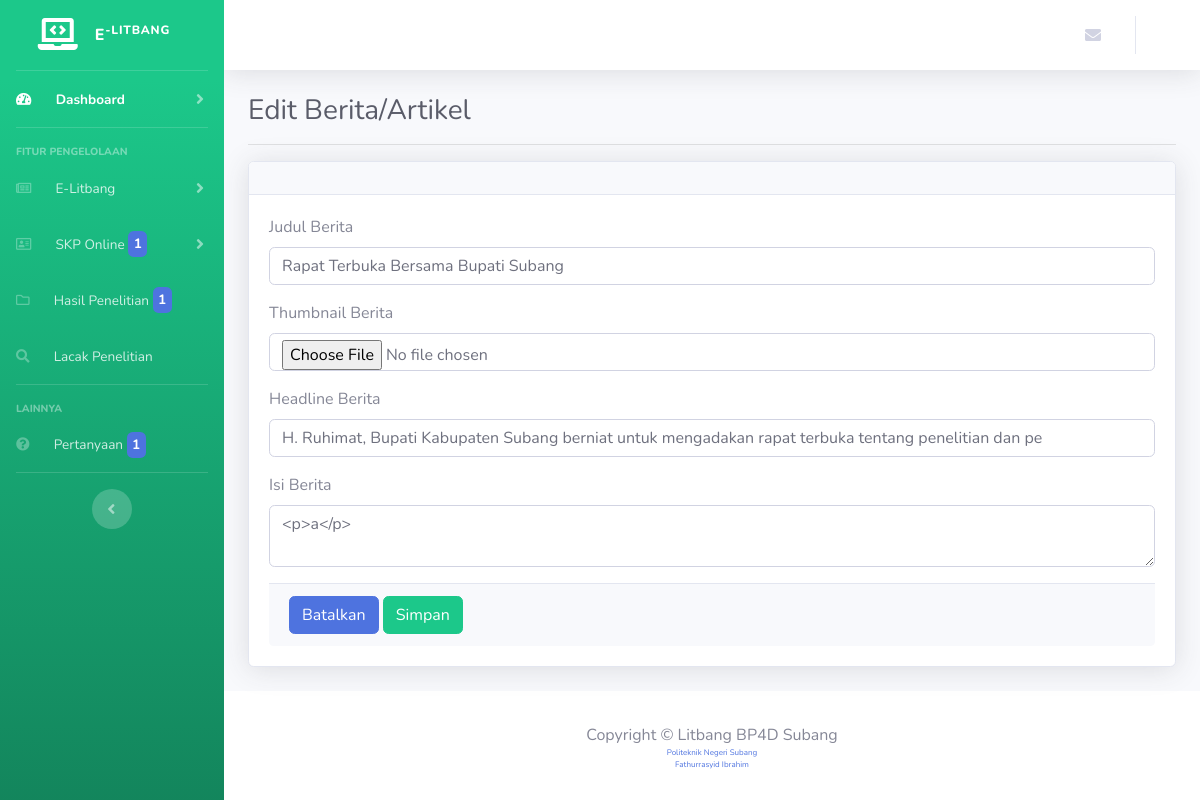
The app's page /litbang/berita_artikel/edit/14 (signed in) with its own data.
### tables this page shows
CREATE TABLE `beritaartikel` (
  `id_berita` int(11) NOT NULL,
  `judulberita` text NOT NULL,
  `thumbnailberita` varchar(100) NOT NULL,
  `headlineberita` varchar(100) NOT NULL,
  `tanggalberita` timestamp NOT NULL DEFAULT CURRENT_TIMESTAMP ON UPDATE CURRENT_TIMESTAMP,
  `isiberita` text NOT NULL
);

### application/controllers/SKP/Litbang/BeritaArtikel.php (called while the page is built, shortened)
<?php
class BeritaArtikel extends CI_Controller {
	public function edit($id_berita)
	{
		$data = $this->db->get_where('beritaartikel', [
			'id_berita'		=> $id_berita
		])->row_array();
		$this->load->view('templates/litbang/header');
		$this->load->view('templates/litbang/sidebar');
		$this->load->view('templates/admin/srponline/navbar');
		$this->load->view('litbang/editBeritaArtikel', $data);
		$this->load->view('templates/admin/srponline/footer');
	}
}

### index.php (called while the page is built, shortened)
<?php
require_once BASEPATH.'core/CodeIgniter.php';

### application/views/litbang/editBeritaArtikel.php (the view, shortened to what this page needs)
<div class="container-fluid">
  <h1 class="h3 mb-2 text-gray-800">Edit Berita/Artikel</h1>
  <hr>
  <div class="card shadow mb-4">
    <div class="card-header py-3"></div>
      <div class="card-body">
        <form method="post" action="<?= base_url('litbang/berita_artikel/edit/' .$id_berita); ?>" enctype="multipart/form-data">
          <div class="form-group">
            <label>Judul Berita</label>
            <input type="text" class="form-control" name="judulberita" value="<?= $judulberita ?>">
          </div>
          <div class="form-group">
            <label>Thumbnail Berita</label>
            <input type="file" class="form-control" name="thumbnailberita">
          </div>
          <div class="form-group">
            <label>Headline Berita</label>
            <input type="text" class="form-control" name="headlineberita" value="<?= $headlineberita ?>">
          </div>
          <div class="form-group">
            <label>Isi Berita</label>
            <textarea name="isiberita" class="form-control" id="editor1"><?= $isiberita ?></textarea>
          </div>
            <div class="card-footer text-left">
            <a class="btn btn-primary" href="<?= base_url('litbang/berita_artikel'); ?>">Batalkan</a>
            <button type="submit" class="btn btn-success">Simpan</button>
          </div>
        </form>
      </div>
    </div>
  </div>
</div>

### records on screen
beritaartikel: judulberita "Rapat Terbuka Bersama Bupati Subang", headlineberita "H. Ruhimat, Bupati Kabupaten Subang berniat untuk mengadakan rapat terbuka tentang penelitian dan pe", isiberita "<p>a</p>"

### other values on screen
$jumlahPemohon "1"
$jumlahDokumen "1"
$jumlahPertanyaan "1"
